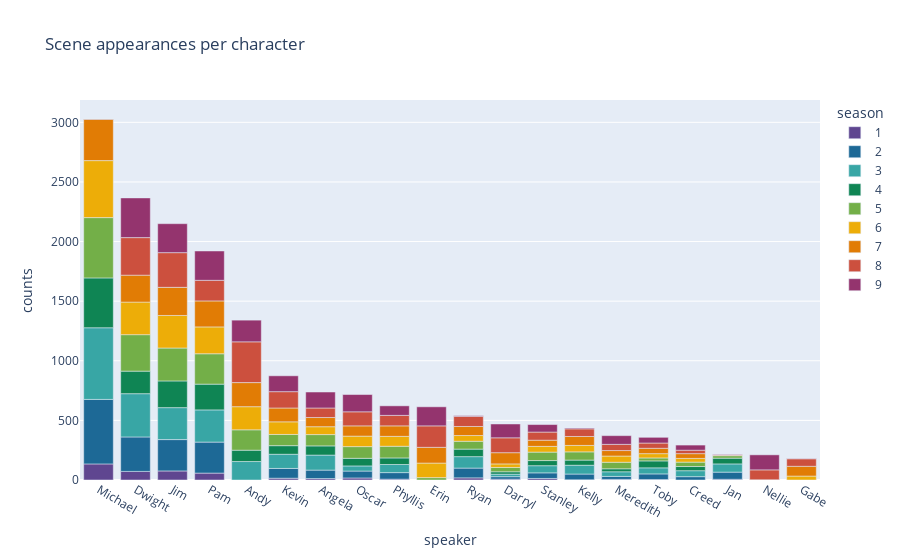

The notebook cell saved with this chart:
### Markdown cell above
### Frequency Analysis
Extract knowledge from the dataset based on frequency analysis of appearances, lines and words per character. 
Plotting the frequency over time reveals key moments within the Series and highlights important caharacters.

### Code cell
char_app = df.sort_values(['season','episode','scene']).drop_duplicates(['season','episode','scene','speaker'],keep='first')
char_app_count = char_app.groupby(['speaker', 'season']).size().reset_index(name='counts')

char_app_count['season'] = char_app_count['season'].astype(str)

top_char = char_app.groupby(['speaker']).size().reset_index(name='counts').sort_values(by='counts', ascending=False)['speaker'].iloc[:20]

#filter for top 20 characters
char_app_count_sorted = char_app_count[char_app_count['speaker'].isin(top_char)].sort_values(by=['season'])

fig = px.bar(char_app_count_sorted, x='speaker', y='counts', color='season', color_discrete_sequence=px.colors.qualitative.Prism, title='Scene appearances per character')
fig.update_xaxes(categoryorder='array', categoryarray= top_char)

### Figure 1 — Plotly figure (JSON) as saved in the notebook; plotly's stock layout.template omitted (floating-point values rounded to 4 significant figures)
{"data": [{"alignmentgroup": "True", "hovertemplate": "season=1<br>speaker=%{x}<br>counts=%{y}<extra></extra>", "legendgroup": "1", "marker": {"color": "rgb(95, 70, 144)", "pattern": {"shape": ""}}, "name": "1", "offsetgroup": "1", "orientation": "v", "showlegend": true, "textposition": "auto", "type": "bar", "x": ["Pam", "Jan", "Kelly", "Kevin", "Meredith", "Michael", "Dwight", "Oscar", "Darryl", "Phyllis", "Ryan", "Jim", "Stanley", "Angela", "Toby"], "xaxis": "x", "y": [58, 6, 2, 15, 5, 135, 72, 17, 7, 7, 18, 76, 13, 12, 4], "yaxis": "y"}, {"alignmentgroup": "True", "hovertemplate": "season=2<br>speaker=%{x}<br>counts=%{y}<extra></extra>", "legendgroup": "2", "marker": {"color": "rgb(29, 105, 150)", "pattern": {"shape": ""}}, "name": "2", "offsetgroup": "2", "orientation": "v", "showlegend": true, "textposition": "auto", "type": "bar", "x": ["Dwight", "Meredith", "Oscar", "Jim", "Pam", "Kevin", "Darryl", "Toby", "Angela", "Kelly", "Phyllis", "Jan", "Creed", "Stanley", "Ryan", "Michael"], "xaxis": "x", "y": [289, 25, 58, 263, 260, 82, 21, 47, 71, 48, 55, 60, 28, 47, 82, 541], "yaxis": "y"}, {"alignmentgroup": "True", "hovertemplate": "season=3<br>speaker=%{x}<br>counts=%{y}<extra></extra>", "legendgroup": "3", "marker": {"color": "rgb(56, 166, 165)", "pattern": {"shape": ""}}, "name": "3", "offsetgroup": "3", "orientation": "v", "showlegend": true, "textposition": "auto", "type": "bar", "x": ["Meredith", "Toby", "Kevin", "Jan", "Jim", "Kelly", "Andy", "Ryan", "Dwight", "Stanley", "Oscar", "Creed", "Darryl", "Pam", "Michael", "Angela", "Phyllis"], "xaxis": "x", "y": [39, 51, 119, 69, 268, 74, 155, 96, 363, 60, 43, 50, 21, 270, 601, 126, 68], "yaxis": "y"}, {"alignmentgroup": "True", "hovertemplate": "season=4<br>speaker=%{x}<br>counts=%{y}<extra></extra>", "legendgroup": "4", "marker": {"color": "rgb(15, 133, 84)", "pattern": {"shape": ""}}, "name": "4", "offsetgroup": "4", "orientation": "v", "showlegend": true, "textposition": "auto", "type": "bar", "x": ["Michael", "Jim", "Phyllis", "Kelly", "Pam", "Oscar", "Meredith", "Stanley", "Toby", "Ryan", "Kevin", "Jan", "Darryl", "Creed", "Andy", "Angela", "Dwight"], "xaxis": "x", "y": [418, 224, 55, 43, 216, 64, 25, 43, 58, 63, 72, 48, 20, 35, 95, 77, 189], "yaxis": "y"}, {"alignmentgroup": "True", "hovertemplate": "season=5<br>speaker=%{x}<br>counts=%{y}<extra></extra>", "legendgroup": "5", "marker": {"color": "rgb(115, 175, 72)", "pattern": {"shape": ""}}, "name": "5", "offsetgroup": "5", "orientation": "v", "showlegend": true, "textposition": "auto", "type": "bar", "x": ["Oscar", "Erin", "Phyllis", "Ryan", "Creed", "Kevin", "Angela", "Stanley", "Dwight", "Michael", "Kelly", "Andy", "Toby", "Pam", "Darryl", "Jim", "Jan", "Meredith"], "xaxis": "x", "y": [98, 20, 98, 66, 37, 94, 95, 71, 306, 506, 69, 171, 25, 255, 36, 276, 21, 55], "yaxis": "y"}, {"alignmentgroup": "True", "hovertemplate": "season=6<br>speaker=%{x}<br>counts=%{y}<extra></extra>", "legendgroup": "6", "marker": {"color": "rgb(237, 173, 8)", "pattern": {"shape": ""}}, "name": "6", "offsetgroup": "6", "orientation": "v", "showlegend": true, "textposition": "auto", "type": "bar", "x": ["Michael", "Creed", "Pam", "Dwight", "Phyllis", "Meredith", "Darryl", "Kelly", "Jim", "Toby", "Andy", "Gabe", "Stanley", "Angela", "Kevin", "Ryan", "Oscar", "Erin"], "xaxis": "x", "y": [478, 31, 225, 273, 83, 52, 30, 54, 273, 36, 194, 33, 48, 66, 106, 48, 88, 122], "yaxis": "y"}, {"alignmentgroup": "True", "hovertemplate": "season=7<br>speaker=%{x}<br>counts=%{y}<extra></extra>", "legendgroup": "7", "marker": {"color": "rgb(225, 124, 5)", "pattern": {"shape": ""}}, "name": "7", "offsetgroup": "7", "orientation": "v", "showlegend": true, "textposition": "auto", "type": "bar", "x": ["Stanley", "Andy", "Phyllis", "Creed", "Pam", "Toby", "Oscar", "Ryan", "Angela", "Jan", "Darryl", "Kelly", "Dwight", "Michael", "Gabe", "Nellie", "Meredith", "Kevin", "Jim", "Erin"], "xaxis": "x", "y": [52, 202, 88, 40, 218, 45, 86, 76, 77, 5, 94, 75, 226, 347, 82, 2, 46, 116, 236, 132], "yaxis": "y"}, {"alignmentgroup": "True", "hovertemplate": "season=8<br>speaker=%{x}<br>counts=%{y}<extra></extra>", "legendgroup": "8", "marker": {"color": "rgb(204, 80, 62)", "pattern": {"shape": ""}}, "name": "8", "offsetgroup": "8", "orientation": "v", "showlegend": true, "textposition": "auto", "type": "bar", "x": ["Kelly", "Dwight", "Stanley", "Phyllis", "Toby", "Ryan", "Kevin", "Angela", "Meredith", "Gabe", "Pam", "Nellie", "Creed", "Jim", "Darryl", "Oscar", "Erin", "Andy"], "xaxis": "x", "y": [64, 315, 68, 88, 44, 85, 137, 80, 52, 63, 173, 83, 29, 291, 125, 118, 180, 342], "yaxis": "y"}, {"alignmentgroup": "True", "hovertemplate": "season=9<br>speaker=%{x}<br>counts=%{y}<extra></extra>", "legendgroup": "9", "marker": {"color": "rgb(148, 52, 110)", "pattern": {"shape": ""}}, "name": "9", "offsetgroup": "9", "orientation": "v", "showlegend": true, "textposition": "auto", "type": "bar", "x": ["Stanley", "Gabe", "Kelly", "Jim", "Erin", "Dwight", "Ryan", "Kevin", "Jan", "Angela", "Phyllis", "Meredith", "Michael", "Pam", "Nellie", "Creed", "Darryl", "Oscar", "Andy", "Toby"], "xaxis": "x", "y": [63, 3, 7, 243, 160, 333, 6, 133, 5, 134, 80, 73, 2, 246, 126, 43, 116, 145, 182, 48], "yaxis": "y"}], "layout": {"barmode": "relative", "legend": {"title": {"text": "season"}, "tracegroupgap": 0}, "title": {"text": "Scene appearances per character"}, "xaxis": {"anchor": "y", "categoryarray": ["Michael", "Dwight", "Jim", "Pam", "Andy", "Kevin", "Angela", "Oscar", "Phyllis", "Erin", "Ryan", "Darryl", "Stanley", "Kelly", "Meredith", "Toby", "Creed", "Jan", "Nellie", "Gabe"], "categoryorder": "array", "domain": [0, 1], "title": {"text": "speaker"}}, "yaxis": {"anchor": "x", "domain": [0, 1], "title": {"text": "counts"}}}}
